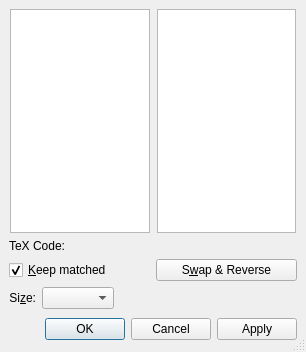
<?xml version="1.0" encoding="UTF-8"?>
<ui version="4.0">
 <class>DelimiterUi</class>
 <widget class="QDialog" name="DelimiterUi">
  <property name="geometry">
   <rect>
    <x>0</x>
    <y>0</y>
    <width>306</width>
    <height>352</height>
   </rect>
  </property>
  <property name="sizePolicy">
   <sizepolicy hsizetype="Preferred" vsizetype="Preferred">
    <horstretch>0</horstretch>
    <verstretch>0</verstretch>
   </sizepolicy>
  </property>
  <property name="minimumSize">
   <size>
    <width>300</width>
    <height>330</height>
   </size>
  </property>
  <property name="maximumSize">
   <size>
    <width>16777215</width>
    <height>16777215</height>
   </size>
  </property>
  <property name="windowTitle">
   <string/>
  </property>
  <property name="sizeGripEnabled">
   <bool>true</bool>
  </property>
  <layout class="QGridLayout" name="gridLayout">
   <item row="0" column="0">
    <layout class="QGridLayout">
     <item row="5" column="0">
      <layout class="QHBoxLayout">
       <item>
        <spacer>
         <property name="orientation">
          <enum>Qt::Horizontal</enum>
         </property>
         <property name="sizeType">
          <enum>QSizePolicy::Expanding</enum>
         </property>
         <property name="sizeHint" stdset="0">
          <size>
           <width>50</width>
           <height>28</height>
          </size>
         </property>
        </spacer>
       </item>
       <item>
        <widget class="QDialogButtonBox" name="buttonBox">
         <property name="standardButtons">
          <set>QDialogButtonBox::Apply|QDialogButtonBox::Cancel|QDialogButtonBox::Ok</set>
         </property>
        </widget>
       </item>
      </layout>
     </item>
     <item row="4" column="0">
      <layout class="QHBoxLayout">
       <item>
        <widget class="QLabel" name="label">
         <property name="sizePolicy">
          <sizepolicy hsizetype="Preferred" vsizetype="Fixed">
           <horstretch>0</horstretch>
           <verstretch>0</verstretch>
          </sizepolicy>
         </property>
         <property name="text">
          <string>Si&amp;ze:</string>
         </property>
         <property name="alignment">
          <set>Qt::AlignRight|Qt::AlignTrailing|Qt::AlignVCenter</set>
         </property>
         <property name="buddy">
          <cstring>sizeCO</cstring>
         </property>
        </widget>
       </item>
       <item>
        <widget class="QComboBox" name="sizeCO">
         <property name="sizePolicy">
          <sizepolicy hsizetype="Preferred" vsizetype="Fixed">
           <horstretch>0</horstretch>
           <verstretch>0</verstretch>
          </sizepolicy>
         </property>
        </widget>
       </item>
       <item>
        <spacer>
         <property name="orientation">
          <enum>Qt::Horizontal</enum>
         </property>
         <property name="sizeHint" stdset="0">
          <size>
           <width>40</width>
           <height>20</height>
          </size>
         </property>
        </spacer>
       </item>
      </layout>
     </item>
     <item row="1" column="0">
      <widget class="QLabel" name="texCodeL">
       <property name="sizePolicy">
        <sizepolicy hsizetype="MinimumExpanding" vsizetype="Fixed">
         <horstretch>0</horstretch>
         <verstretch>0</verstretch>
        </sizepolicy>
       </property>
       <property name="text">
        <string>TeX Code: </string>
       </property>
       <property name="textFormat">
        <enum>Qt::AutoText</enum>
       </property>
       <property name="alignment">
        <set>Qt::AlignLeading|Qt::AlignLeft|Qt::AlignVCenter</set>
       </property>
       <property name="wordWrap">
        <bool>false</bool>
       </property>
      </widget>
     </item>
     <item row="0" column="0">
      <layout class="QHBoxLayout">
       <item>
        <widget class="QListWidget" name="leftLW">
         <property name="sizePolicy">
          <sizepolicy hsizetype="Preferred" vsizetype="Preferred">
           <horstretch>0</horstretch>
           <verstretch>0</verstretch>
          </sizepolicy>
         </property>
         <property name="minimumSize">
          <size>
           <width>60</width>
           <height>0</height>
          </size>
         </property>
         <property name="maximumSize">
          <size>
           <width>140</width>
           <height>16777215</height>
          </size>
         </property>
         <property name="iconSize">
          <size>
           <width>16</width>
           <height>16</height>
          </size>
         </property>
         <property name="resizeMode">
          <enum>QListView::Adjust</enum>
         </property>
         <property name="spacing">
          <number>2</number>
         </property>
         <property name="currentRow">
          <number>-1</number>
         </property>
        </widget>
       </item>
       <item>
        <widget class="QListWidget" name="rightLW">
         <property name="sizePolicy">
          <sizepolicy hsizetype="Preferred" vsizetype="Preferred">
           <horstretch>0</horstretch>
           <verstretch>0</verstretch>
          </sizepolicy>
         </property>
         <property name="minimumSize">
          <size>
           <width>60</width>
           <height>0</height>
          </size>
         </property>
         <property name="maximumSize">
          <size>
           <width>139</width>
           <height>16777215</height>
          </size>
         </property>
         <property name="iconSize">
          <size>
           <width>16</width>
           <height>16</height>
          </size>
         </property>
         <property name="resizeMode">
          <enum>QListView::Adjust</enum>
         </property>
         <property name="spacing">
          <number>2</number>
         </property>
        </widget>
       </item>
      </layout>
     </item>
     <item row="2" column="0">
      <layout class="QHBoxLayout" name="horizontalLayout">
       <item>
        <widget class="QCheckBox" name="matchCB">
         <property name="sizePolicy">
          <sizepolicy hsizetype="MinimumExpanding" vsizetype="Fixed">
           <horstretch>0</horstretch>
           <verstretch>0</verstretch>
          </sizepolicy>
         </property>
         <property name="toolTip">
          <string>Match delimiter types</string>
         </property>
         <property name="text">
          <string>&amp;Keep matched</string>
         </property>
         <property name="checked">
          <bool>true</bool>
         </property>
        </widget>
       </item>
       <item>
        <widget class="QPushButton" name="swapPB">
         <property name="sizePolicy">
          <sizepolicy hsizetype="MinimumExpanding" vsizetype="Fixed">
           <horstretch>0</horstretch>
           <verstretch>0</verstretch>
          </sizepolicy>
         </property>
         <property name="toolTip">
          <string>Swap left and right delimiter type (while reversing to the appropriate direction)</string>
         </property>
         <property name="text">
          <string>S&amp;wap &amp;&amp; Reverse</string>
         </property>
        </widget>
       </item>
      </layout>
     </item>
    </layout>
   </item>
  </layout>
 </widget>
 <layoutdefault spacing="6" margin="9"/>
 <tabstops>
  <tabstop>sizeCO</tabstop>
 </tabstops>
 <includes>
  <include location="local">qt_i18n.h</include>
 </includes>
 <resources/>
 <connections/>
</ui>
